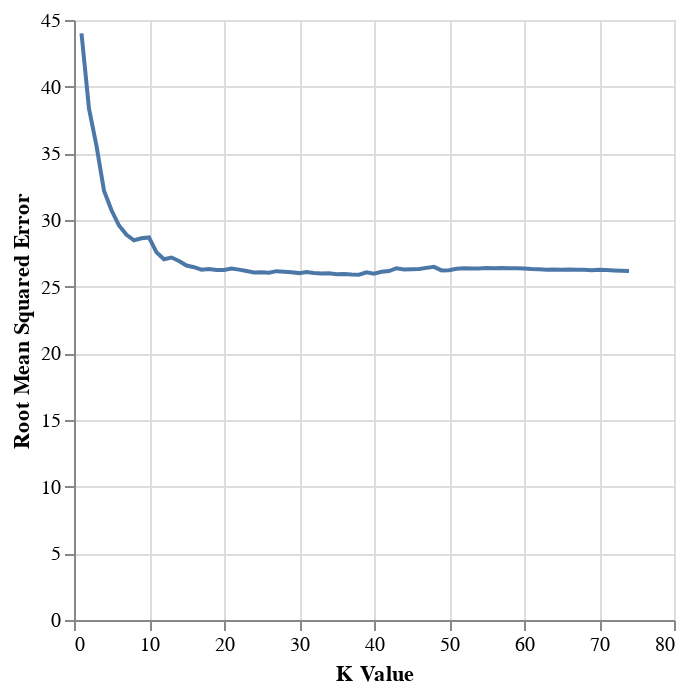

The notebook cell this image was saved under:
### Code cell
#Best K graph
Optimal_K_Chart=alt.Chart(player_results).mark_line().encode(
    x=alt.X('param_kneighborsregressor__n_neighbors', title='K Value'),
    y=alt.Y('RMSE', title='Root Mean Squared Error'))
Optimal_K_Chart

### Figure 1 — Vega-Lite specification as saved in the notebook (floating-point values rounded to 4 significant figures)
{"config": {"view": {"continuousWidth": 300, "continuousHeight": 300}}, "data": {"name": "data-9312f0889d4b211ceff1d6b6376632a6"}, "mark": {"type": "line"}, "encoding": {"x": {"field": "param_kneighborsregressor__n_neighbors", "title": "K Value", "type": "quantitative"}, "y": {"field": "RMSE", "title": "Root Mean Squared Error", "type": "quantitative"}}, "$schema": "https://vega.github.io/schema/vega-lite/v5.20.1.json", "datasets": {"data-9312f0889d4b211ceff1d6b6376632a6": [{"mean_fit_time": 0.006724, "std_fit_time": 0.0006074, "mean_score_time": 0.003841, "std_score_time": 0.0003037, "param_kneighborsregressor__n_neighbors": 1, "params": {"kneighborsregressor__n_neighbors": 1}, "split0_test_score": -67.72, "split1_test_score": -31.38, "split2_test_score": -32.9, "mean_test_score": -44.0, "std_test_score": 16.78, "rank_test_score": 74, "RMSE": 44.0}, {"mean_fit_time": 0.005763, "std_fit_time": 4.578e-05, "mean_score_time": 0.003545, "std_score_time": 1.706e-05, "param_kneighborsregressor__n_neighbors": 2, "params": {"kneighborsregressor__n_neighbors": 2}, "split0_test_score": -47.78, "split1_test_score": -28.01, "split2_test_score": -39.27, "mean_test_score": -38.35, "std_test_score": 8.098, "rank_test_score": 73, "RMSE": 38.35}, {"mean_fit_time": 0.005789, "std_fit_time": 8.117e-05, "mean_score_time": 0.003524, "std_score_time": 1.226e-05, "param_kneighborsregressor__n_neighbors": 3, "params": {"kneighborsregressor__n_neighbors": 3}, "split0_test_score": -44.48, "split1_test_score": -23.92, "split2_test_score": -38.29, "mean_test_score": -35.56, "std_test_score": 8.613, "rank_test_score": 72, "RMSE": 35.56}, {"mean_fit_time": 0.005687, "std_fit_time": 1.097e-05, "mean_score_time": 0.003501, "std_score_time": 1.277e-05, "param_kneighborsregressor__n_neighbors": 4, "params": {"kneighborsregressor__n_neighbors": 4}, "split0_test_score": -42.05, "split1_test_score": -18.85, "split2_test_score": -35.7, "mean_test_score": -32.2, "std_test_score": 9.791, "rank_test_score": 71, "RMSE": 32.2}, {"mean_fit_time": 0.005694, "std_fit_time": 6.468e-05, "mean_score_time": 0.003576, "std_score_time": 9.82e-05, "param_kneighborsregressor__n_neighbors": 5, "params": {"kneighborsregressor__n_neighbors": 5}, "split0_test_score": -40.93, "split1_test_score": -16.79, "split2_test_score": -34.46, "mean_test_score": -30.73, "std_test_score": 10.2, "rank_test_score": 70, "RMSE": 30.73}, {"mean_fit_time": 0.005642, "std_fit_time": 2.7e-06, "mean_score_time": 0.003496, "std_score_time": 9.369e-06, "param_kneighborsregressor__n_neighbors": 6, "params": {"kneighborsregressor__n_neighbors": 6}, "split0_test_score": -40.32, "split1_test_score": -14.11, "split2_test_score": -34.33, "mean_test_score": -29.59, "std_test_score": 11.22, "rank_test_score": 69, "RMSE": 29.59}, {"mean_fit_time": 0.005777, "std_fit_time": 9.117e-05, "mean_score_time": 0.003538, "std_score_time": 2.395e-05, "param_kneighborsregressor__n_neighbors": 7, "params": {"kneighborsregressor__n_neighbors": 7}, "split0_test_score": -39.94, "split1_test_score": -13.04, "split2_test_score": -33.69, "mean_test_score": -28.89, "std_test_score": 11.49, "rank_test_score": 68, "RMSE": 28.89}, {"mean_fit_time": 0.005653, "std_fit_time": 1.114e-05, "mean_score_time": 0.003528, "std_score_time": 6.41e-06, "param_kneighborsregressor__n_neighbors": 8, "params": {"kneighborsregressor__n_neighbors": 8}, "split0_test_score": -39.89, "split1_test_score": -12.23, "split2_test_score": -33.31, "mean_test_score": -28.48, "std_test_score": 11.8, "rank_test_score": 65, "RMSE": 28.48}, {"mean_fit_time": 0.005711, "std_fit_time": 4.441e-05, "mean_score_time": 0.003522, "std_score_time": 4.72e-06, "param_kneighborsregressor__n_neighbors": 9, "params": {"kneighborsregressor__n_neighbors": 9}, "split0_test_score": -39.7, "split1_test_score": -13.13, "split2_test_score": -33.04, "mean_test_score": -28.63, "std_test_score": 11.29, "rank_test_score": 66, "RMSE": 28.63}, {"mean_fit_time": 0.006169, "std_fit_time": 0.0007548, "mean_score_time": 0.003511, "std_score_time": 9.549e-06, "param_kneighborsregressor__n_neighbors": 10, "params": {"kneighborsregressor__n_neighbors": 10}, "split0_test_score": -39.56, "split1_test_score": -13.67, "split2_test_score": -32.85, "mean_test_score": -28.7, "std_test_score": 10.97, "rank_test_score": 67, "RMSE": 28.7}, {"mean_fit_time": 0.00568, "std_fit_time": 6.045e-05, "mean_score_time": 0.003517, "std_score_time": 3.46e-06, "param_kneighborsregressor__n_neighbors": 11, "params": {"kneighborsregressor__n_neighbors": 11}, "split0_test_score": -37.16, "split1_test_score": -12.5, "split2_test_score": -33.07, "mean_test_score": -27.58, "std_test_score": 10.79, "rank_test_score": 64, "RMSE": 27.58}, {"mean_fit_time": 0.005644, "std_fit_time": 1.338e-05, "mean_score_time": 0.003525, "std_score_time": 9.261e-06, "param_kneighborsregressor__n_neighbors": 12, "params": {"kneighborsregressor__n_neighbors": 12}, "split0_test_score": -37.24, "split1_test_score": -13.3, "split2_test_score": -30.64, "mean_test_score": -27.06, "std_test_score": 10.09, "rank_test_score": 62, "RMSE": 27.06}, {"mean_fit_time": 0.005879, "std_fit_time": 0.0002422, "mean_score_time": 0.003632, "std_score_time": 6.651e-05, "param_kneighborsregressor__n_neighbors": 13, "params": {"kneighborsregressor__n_neighbors": 13}, "split0_test_score": -37.34, "split1_test_score": -13.51, "split2_test_score": -30.7, "mean_test_score": -27.18, "std_test_score": 10.04, "rank_test_score": 63, "RMSE": 27.18}, {"mean_fit_time": 0.005659, "std_fit_time": 1.115e-05, "mean_score_time": 0.003537, "std_score_time": 6.157e-06, "param_kneighborsregressor__n_neighbors": 14, "params": {"kneighborsregressor__n_neighbors": 14}, "split0_test_score": -37.42, "split1_test_score": -12.59, "split2_test_score": -30.77, "mean_test_score": -26.92, "std_test_score": 10.49, "rank_test_score": 61, "RMSE": 26.92}, {"mean_fit_time": 0.00623, "std_fit_time": 0.0007483, "mean_score_time": 0.003706, "std_score_time": 0.0002305, "param_kneighborsregressor__n_neighbors": 15, "params": {"kneighborsregressor__n_neighbors": 15}, "split0_test_score": -37.39, "split1_test_score": -11.55, "split2_test_score": -30.81, "mean_test_score": -26.59, "std_test_score": 10.97, "rank_test_score": 60, "RMSE": 26.59}, {"mean_fit_time": 0.005885, "std_fit_time": 0.0002083, "mean_score_time": 0.003626, "std_score_time": 1.805e-05, "param_kneighborsregressor__n_neighbors": 16, "params": {"kneighborsregressor__n_neighbors": 16}, "split0_test_score": -37.44, "split1_test_score": -11.05, "split2_test_score": -30.89, "mean_test_score": -26.46, "std_test_score": 11.22, "rank_test_score": 58, "RMSE": 26.46}, {"mean_fit_time": 0.005758, "std_fit_time": 0.0001016, "mean_score_time": 0.003699, "std_score_time": 0.0001332, "param_kneighborsregressor__n_neighbors": 17, "params": {"kneighborsregressor__n_neighbors": 17}, "split0_test_score": -37.51, "split1_test_score": -10.44, "split2_test_score": -30.87, "mean_test_score": -26.27, "std_test_score": 11.52, "rank_test_score": 34, "RMSE": 26.27}, {"mean_fit_time": 0.005653, "std_fit_time": 1.278e-05, "mean_score_time": 0.004092, "std_score_time": 0.0007245, "param_kneighborsregressor__n_neighbors": 18, "params": {"kneighborsregressor__n_neighbors": 18}, "split0_test_score": -37.57, "split1_test_score": -10.45, "split2_test_score": -30.92, "mean_test_score": -26.32, "std_test_score": 11.54, "rank_test_score": 42, "RMSE": 26.32}, {"mean_fit_time": 0.0059, "std_fit_time": 0.0002732, "mean_score_time": 0.003634, "std_score_time": 2.472e-05, "param_kneighborsregressor__n_neighbors": 19, "params": {"kneighborsregressor__n_neighbors": 19}, "split0_test_score": -37.63, "split1_test_score": -10.15, "split2_test_score": -30.96, "mean_test_score": -26.24, "std_test_score": 11.7, "rank_test_score": 28, "RMSE": 26.24}, {"mean_fit_time": 0.005699, "std_fit_time": 3.829e-05, "mean_score_time": 0.003589, "std_score_time": 1.377e-05, "param_kneighborsregressor__n_neighbors": 20, "params": {"kneighborsregressor__n_neighbors": 20}, "split0_test_score": -37.68, "split1_test_score": -9.999, "split2_test_score": -31.05, "mean_test_score": -26.24, "std_test_score": 11.8, "rank_test_score": 29, "RMSE": 26.24}, {"mean_fit_time": 0.005701, "std_fit_time": 7.871e-05, "mean_score_time": 0.003616, "std_score_time": 3.196e-05, "param_kneighborsregressor__n_neighbors": 21, "params": {"kneighborsregressor__n_neighbors": 21}, "split0_test_score": -37.73, "split1_test_score": -10.16, "split2_test_score": -31.2, "mean_test_score": -26.36, "std_test_score": 11.76, "rank_test_score": 46, "RMSE": 26.36}, {"mean_fit_time": 0.005661, "std_fit_time": 2.045e-05, "mean_score_time": 0.003616, "std_score_time": 5.211e-05, "param_kneighborsregressor__n_neighbors": 22, "params": {"kneighborsregressor__n_neighbors": 22}, "split0_test_score": -37.78, "split1_test_score": -9.767, "split2_test_score": -31.3, "mean_test_score": -26.28, "std_test_score": 11.97, "rank_test_score": 36, "RMSE": 26.28}, {"mean_fit_time": 0.005691, "std_fit_time": 6.866e-05, "mean_score_time": 0.00357, "std_score_time": 2.922e-06, "param_kneighborsregressor__n_neighbors": 23, "params": {"kneighborsregressor__n_neighbors": 23}, "split0_test_score": -37.82, "split1_test_score": -9.37, "split2_test_score": -31.35, "mean_test_score": -26.18, "std_test_score": 12.18, "rank_test_score": 21, "RMSE": 26.18}, {"mean_fit_time": 0.005648, "std_fit_time": 1.358e-05, "mean_score_time": 0.003575, "std_score_time": 6.185e-06, "param_kneighborsregressor__n_neighbors": 24, "params": {"kneighborsregressor__n_neighbors": 24}, "split0_test_score": -37.86, "split1_test_score": -8.96, "split2_test_score": -31.38, "mean_test_score": -26.07, "std_test_score": 12.38, "rank_test_score": 11, "RMSE": 26.07}, {"mean_fit_time": 0.005714, "std_fit_time": 9.878e-05, "mean_score_time": 0.00361, "std_score_time": 2.551e-05, "param_kneighborsregressor__n_neighbors": 25, "params": {"kneighborsregressor__n_neighbors": 25}, "split0_test_score": -37.94, "split1_test_score": -8.933, "split2_test_score": -31.39, "mean_test_score": -26.09, "std_test_score": 12.42, "rank_test_score": 14, "RMSE": 26.09}, {"mean_fit_time": 0.005612, "std_fit_time": 7.116e-06, "mean_score_time": 0.00358, "std_score_time": 1.333e-05, "param_kneighborsregressor__n_neighbors": 26, "params": {"kneighborsregressor__n_neighbors": 26}, "split0_test_score": -38.02, "split1_test_score": -8.728, "split2_test_score": -31.39, "mean_test_score": -26.05, "std_test_score": 12.54, "rank_test_score": 10, "RMSE": 26.05}, {"mean_fit_time": 0.005634, "std_fit_time": 6.373e-05, "mean_score_time": 0.003649, "std_score_time": 9.023e-05, "param_kneighborsregressor__n_neighbors": 27, "params": {"kneighborsregressor__n_neighbors": 27}, "split0_test_score": -37.98, "split1_test_score": -9.08, "split2_test_score": -31.43, "mean_test_score": -26.16, "std_test_score": 12.37, "rank_test_score": 18, "RMSE": 26.16}, {"mean_fit_time": 0.005605, "std_fit_time": 1.007e-05, "mean_score_time": 0.003573, "std_score_time": 7.704e-06, "param_kneighborsregressor__n_neighbors": 28, "params": {"kneighborsregressor__n_neighbors": 28}, "split0_test_score": -37.93, "split1_test_score": -9.074, "split2_test_score": -31.37, "mean_test_score": -26.12, "std_test_score": 12.35, "rank_test_score": 17, "RMSE": 26.12}, {"mean_fit_time": 0.005653, "std_fit_time": 6.587e-05, "mean_score_time": 0.003573, "std_score_time": 1.153e-05, "param_kneighborsregressor__n_neighbors": 29, "params": {"kneighborsregressor__n_neighbors": 29}, "split0_test_score": -37.97, "split1_test_score": -8.879, "split2_test_score": -31.37, "mean_test_score": -26.07, "std_test_score": 12.45, "rank_test_score": 13, "RMSE": 26.07}, {"mean_fit_time": 0.005593, "std_fit_time": 8.711e-06, "mean_score_time": 0.003578, "std_score_time": 3.059e-06, "param_kneighborsregressor__n_neighbors": 30, "params": {"kneighborsregressor__n_neighbors": 30}, "split0_test_score": -37.98, "split1_test_score": -8.689, "split2_test_score": -31.38, "mean_test_score": -26.02, "std_test_score": 12.55, "rank_test_score": 8, "RMSE": 26.02}, {"mean_fit_time": 0.005678, "std_fit_time": 8.295e-05, "mean_score_time": 0.003587, "std_score_time": 7.779e-06, "param_kneighborsregressor__n_neighbors": 31, "params": {"kneighborsregressor__n_neighbors": 31}, "split0_test_score": -38.01, "split1_test_score": -8.892, "split2_test_score": -31.39, "mean_test_score": -26.1, "std_test_score": 12.46, "rank_test_score": 15, "RMSE": 26.1}, {"mean_fit_time": 0.005951, "std_fit_time": 0.0005088, "mean_score_time": 0.003631, "std_score_time": 2.946e-05, "param_kneighborsregressor__n_neighbors": 32, "params": {"kneighborsregressor__n_neighbors": 32}, "split0_test_score": -38.05, "split1_test_score": -8.594, "split2_test_score": -31.44, "mean_test_score": -26.03, "std_test_score": 12.62, "rank_test_score": 9, "RMSE": 26.03}, {"mean_fit_time": 0.005668, "std_fit_time": 4.659e-05, "mean_score_time": 0.003605, "std_score_time": 4.563e-06, "param_kneighborsregressor__n_neighbors": 33, "params": {"kneighborsregressor__n_neighbors": 33}, "split0_test_score": -38.08, "split1_test_score": -8.458, "split2_test_score": -31.44, "mean_test_score": -25.99, "std_test_score": 12.69, "rank_test_score": 6, "RMSE": 25.99}, {"mean_fit_time": 0.005604, "std_fit_time": 5.944e-06, "mean_score_time": 0.003622, "std_score_time": 2.469e-05, "param_kneighborsregressor__n_neighbors": 34, "params": {"kneighborsregressor__n_neighbors": 34}, "split0_test_score": -38.12, "split1_test_score": -8.444, "split2_test_score": -31.47, "mean_test_score": -26.01, "std_test_score": 12.72, "rank_test_score": 7, "RMSE": 26.01}, {"mean_fit_time": 0.005644, "std_fit_time": 6.499e-05, "mean_score_time": 0.0036, "std_score_time": 3.714e-06, "param_kneighborsregressor__n_neighbors": 35, "params": {"kneighborsregressor__n_neighbors": 35}, "split0_test_score": -38.01, "split1_test_score": -8.339, "split2_test_score": -31.47, "mean_test_score": -25.94, "std_test_score": 12.73, "rank_test_score": 3, "RMSE": 25.94}, {"mean_fit_time": 0.005591, "std_fit_time": 5.564e-06, "mean_score_time": 0.003613, "std_score_time": 1.226e-05, "param_kneighborsregressor__n_neighbors": 36, "params": {"kneighborsregressor__n_neighbors": 36}, "split0_test_score": -38.19, "split1_test_score": -8.369, "split2_test_score": -31.32, "mean_test_score": -25.96, "std_test_score": 12.75, "rank_test_score": 4, "RMSE": 25.96}, {"mean_fit_time": 0.005664, "std_fit_time": 5.085e-05, "mean_score_time": 0.00361, "std_score_time": 1.452e-05, "param_kneighborsregressor__n_neighbors": 37, "params": {"kneighborsregressor__n_neighbors": 37}, "split0_test_score": -37.63, "split1_test_score": -8.776, "split2_test_score": -31.35, "mean_test_score": -25.92, "std_test_score": 12.39, "rank_test_score": 2, "RMSE": 25.92}, {"mean_fit_time": 0.005656, "std_fit_time": 5.976e-05, "mean_score_time": 0.003618, "std_score_time": 9.285e-06, "param_kneighborsregressor__n_neighbors": 38, "params": {"kneighborsregressor__n_neighbors": 38}, "split0_test_score": -37.66, "split1_test_score": -8.642, "split2_test_score": -31.4, "mean_test_score": -25.9, "std_test_score": 12.47, "rank_test_score": 1, "RMSE": 25.9}, {"mean_fit_time": 0.005665, "std_fit_time": 6.767e-05, "mean_score_time": 0.004135, "std_score_time": 0.0007361, "param_kneighborsregressor__n_neighbors": 39, "params": {"kneighborsregressor__n_neighbors": 39}, "split0_test_score": -37.68, "split1_test_score": -9.068, "split2_test_score": -31.46, "mean_test_score": -26.07, "std_test_score": 12.29, "rank_test_score": 12, "RMSE": 26.07}, {"mean_fit_time": 0.005661, "std_fit_time": 4.552e-05, "mean_score_time": 0.003632, "std_score_time": 1.002e-05, "param_kneighborsregressor__n_neighbors": 40, "params": {"kneighborsregressor__n_neighbors": 40}, "split0_test_score": -37.72, "split1_test_score": -8.709, "split2_test_score": -31.5, "mean_test_score": -25.98, "std_test_score": 12.47, "rank_test_score": 5, "RMSE": 25.98}, {"mean_fit_time": 0.005656, "std_fit_time": 7.995e-05, "mean_score_time": 0.003606, "std_score_time": 7.512e-06, "param_kneighborsregressor__n_neighbors": 41, "params": {"kneighborsregressor__n_neighbors": 41}, "split0_test_score": -37.74, "split1_test_score": -9.07, "split2_test_score": -31.53, "mean_test_score": -26.11, "std_test_score": 12.32, "rank_test_score": 16, "RMSE": 26.11}, {"mean_fit_time": 0.005601, "std_fit_time": 5.655e-06, "mean_score_time": 0.003695, "std_score_time": 7.587e-05, "param_kneighborsregressor__n_neighbors": 42, "params": {"kneighborsregressor__n_neighbors": 42}, "split0_test_score": -37.75, "split1_test_score": -9.235, "split2_test_score": -31.52, "mean_test_score": -26.17, "std_test_score": 12.24, "rank_test_score": 19, "RMSE": 26.17}, {"mean_fit_time": 0.005666, "std_fit_time": 9.16e-05, "mean_score_time": 0.003806, "std_score_time": 0.0002702, "param_kneighborsregressor__n_neighbors": 43, "params": {"kneighborsregressor__n_neighbors": 43}, "split0_test_score": -37.82, "split1_test_score": -9.802, "split2_test_score": -31.53, "mean_test_score": -26.39, "std_test_score": 12.0, "rank_test_score": 54, "RMSE": 26.39}, {"mean_fit_time": 0.005866, "std_fit_time": 0.0003881, "mean_score_time": 0.003616, "std_score_time": 7.802e-06, "param_kneighborsregressor__n_neighbors": 44, "params": {"kneighborsregressor__n_neighbors": 44}, "split0_test_score": -37.87, "split1_test_score": -9.517, "split2_test_score": -31.48, "mean_test_score": -26.29, "std_test_score": 12.14, "rank_test_score": 38, "RMSE": 26.29}, {"mean_fit_time": 0.005649, "std_fit_time": 7.487e-05, "mean_score_time": 0.003622, "std_score_time": 6.132e-06, "param_kneighborsregressor__n_neighbors": 45, "params": {"kneighborsregressor__n_neighbors": 45}, "split0_test_score": -37.86, "split1_test_score": -9.539, "split2_test_score": -31.54, "mean_test_score": -26.31, "std_test_score": 12.14, "rank_test_score": 41, "RMSE": 26.31}, {"mean_fit_time": 0.005618, "std_fit_time": 6.406e-06, "mean_score_time": 0.003643, "std_score_time": 4.756e-06, "param_kneighborsregressor__n_neighbors": 46, "params": {"kneighborsregressor__n_neighbors": 46}, "split0_test_score": -37.9, "split1_test_score": -9.502, "split2_test_score": -31.58, "mean_test_score": -26.33, "std_test_score": 12.17, "rank_test_score": 44, "RMSE": 26.33}, {"mean_fit_time": 0.005667, "std_fit_time": 6.818e-05, "mean_score_time": 0.003643, "std_score_time": 9.288e-06, "param_kneighborsregressor__n_neighbors": 47, "params": {"kneighborsregressor__n_neighbors": 47}, "split0_test_score": -37.89, "split1_test_score": -9.762, "split2_test_score": -31.58, "mean_test_score": -26.41, "std_test_score": 12.05, "rank_test_score": 57, "RMSE": 26.41}, {"mean_fit_time": 0.00561, "std_fit_time": 6.634e-06, "mean_score_time": 0.003645, "std_score_time": 3.372e-07, "param_kneighborsregressor__n_neighbors": 48, "params": {"kneighborsregressor__n_neighbors": 48}, "split0_test_score": -37.92, "split1_test_score": -9.914, "split2_test_score": -31.63, "mean_test_score": -26.49, "std_test_score": 12.0, "rank_test_score": 59, "RMSE": 26.49}, {"mean_fit_time": 0.005789, "std_fit_time": 0.000288, "mean_score_time": 0.003555, "std_score_time": 6.029e-05, "param_kneighborsregressor__n_neighbors": 49, "params": {"kneighborsregressor__n_neighbors": 49}, "split0_test_score": -37.95, "split1_test_score": -9.512, "split2_test_score": -31.2, "mean_test_score": -26.22, "std_test_score": 12.13, "rank_test_score": 24, "RMSE": 26.22}, {"mean_fit_time": 0.005523, "std_fit_time": 2.962e-05, "mean_score_time": 0.003524, "std_score_time": 2.384e-05, "param_kneighborsregressor__n_neighbors": 50, "params": {"kneighborsregressor__n_neighbors": 50}, "split0_test_score": -37.92, "split1_test_score": -9.565, "split2_test_score": -31.22, "mean_test_score": -26.24, "std_test_score": 12.1, "rank_test_score": 25, "RMSE": 26.24}, {"mean_fit_time": 0.005534, "std_fit_time": 2.932e-05, "mean_score_time": 0.00354, "std_score_time": 1.052e-05, "param_kneighborsregressor__n_neighbors": 51, "params": {"kneighborsregressor__n_neighbors": 51}, "split0_test_score": -37.94, "split1_test_score": -9.805, "split2_test_score": -31.28, "mean_test_score": -26.34, "std_test_score": 12.01, "rank_test_score": 45, "RMSE": 26.34}, {"mean_fit_time": 0.00557, "std_fit_time": 6.152e-05, "mean_score_time": 0.003532, "std_score_time": 1.56e-05, "param_kneighborsregressor__n_neighbors": 52, "params": {"kneighborsregressor__n_neighbors": 52}, "split0_test_score": -37.97, "split1_test_score": -9.867, "split2_test_score": -31.31, "mean_test_score": -26.38, "std_test_score": 11.99, "rank_test_score": 51, "RMSE": 26.38}, {"mean_fit_time": 0.005524, "std_fit_time": 2.752e-05, "mean_score_time": 0.003543, "std_score_time": 6.425e-06, "param_kneighborsregressor__n_neighbors": 53, "params": {"kneighborsregressor__n_neighbors": 53}, "split0_test_score": -37.98, "split1_test_score": -9.784, "split2_test_score": -31.34, "mean_test_score": -26.37, "std_test_score": 12.03, "rank_test_score": 47, "RMSE": 26.37}, {"mean_fit_time": 0.005527, "std_fit_time": 2.564e-05, "mean_score_time": 0.003541, "std_score_time": 1.642e-05, "param_kneighborsregressor__n_neighbors": 54, "params": {"kneighborsregressor__n_neighbors": 54}, "split0_test_score": -38.0, "split1_test_score": -9.729, "split2_test_score": -31.38, "mean_test_score": -26.37, "std_test_score": 12.07, "rank_test_score": 48, "RMSE": 26.37}, {"mean_fit_time": 0.00556, "std_fit_time": 5.393e-05, "mean_score_time": 0.003575, "std_score_time": 5.621e-05, "param_kneighborsregressor__n_neighbors": 55, "params": {"kneighborsregressor__n_neighbors": 55}, "split0_test_score": -38.01, "split1_test_score": -9.777, "split2_test_score": -31.41, "mean_test_score": -26.4, "std_test_score": 12.06, "rank_test_score": 56, "RMSE": 26.4}, {"mean_fit_time": 0.005492, "std_fit_time": 2.149e-05, "mean_score_time": 0.003547, "std_score_time": 6.53e-06, "param_kneighborsregressor__n_neighbors": 56, "params": {"kneighborsregressor__n_neighbors": 56}, "split0_test_score": -38.02, "split1_test_score": -9.7, "split2_test_score": -31.42, "mean_test_score": -26.38, "std_test_score": 12.1, "rank_test_score": 52, "RMSE": 26.38}, {"mean_fit_time": 0.005473, "std_fit_time": 3.394e-06, "mean_score_time": 0.003547, "std_score_time": 2.093e-05, "param_kneighborsregressor__n_neighbors": 57, "params": {"kneighborsregressor__n_neighbors": 57}, "split0_test_score": -38.03, "split1_test_score": -9.698, "split2_test_score": -31.45, "mean_test_score": -26.39, "std_test_score": 12.11, "rank_test_score": 55, "RMSE": 26.39}, {"mean_fit_time": 0.005544, "std_fit_time": 5.976e-05, "mean_score_time": 0.003555, "std_score_time": 1.434e-05, "param_kneighborsregressor__n_neighbors": 58, "params": {"kneighborsregressor__n_neighbors": 58}, "split0_test_score": -38.04, "split1_test_score": -9.628, "split2_test_score": -31.48, "mean_test_score": -26.38, "std_test_score": 12.15, "rank_test_score": 53, "RMSE": 26.38}, {"mean_fit_time": 0.005477, "std_fit_time": 2.485e-06, "mean_score_time": 0.003557, "std_score_time": 2.469e-05, "param_kneighborsregressor__n_neighbors": 59, "params": {"kneighborsregressor__n_neighbors": 59}, "split0_test_score": -38.05, "split1_test_score": -9.547, "split2_test_score": -31.54, "mean_test_score": -26.38, "std_test_score": 12.2, "rank_test_score": 50, "RMSE": 26.38}, {"mean_fit_time": 0.005473, "std_fit_time": 1.666e-05, "mean_score_time": 0.003553, "std_score_time": 4.269e-06, "param_kneighborsregressor__n_neighbors": 60, "params": {"kneighborsregressor__n_neighbors": 60}, "split0_test_score": -38.06, "split1_test_score": -9.507, "split2_test_score": -31.54, "mean_test_score": -26.37, "std_test_score": 12.22, "rank_test_score": 49, "RMSE": 26.37}, {"mean_fit_time": 0.005515, "std_fit_time": 7.948e-05, "mean_score_time": 0.003588, "std_score_time": 6.051e-06, "param_kneighborsregressor__n_neighbors": 61, "params": {"kneighborsregressor__n_neighbors": 61}, "split0_test_score": -38.05, "split1_test_score": -9.385, "split2_test_score": -31.54, "mean_test_score": -26.33, "std_test_score": 12.27, "rank_test_score": 43, "RMSE": 26.33}, {"mean_fit_time": 0.005474, "std_fit_time": 6.83e-06, "mean_score_time": 0.003557, "std_score_time": 7.622e-06, "param_kneighborsregressor__n_neighbors": 62, "params": {"kneighborsregressor__n_neighbors": 62}, "split0_test_score": -38.05, "split1_test_score": -9.302, "split2_test_score": -31.55, "mean_test_score": -26.3, "std_test_score": 12.31, "rank_test_score": 40, "RMSE": 26.3}, {"mean_fit_time": 0.005465, "std_fit_time": 7.533e-06, "mean_score_time": 0.00357, "std_score_time": 7.625e-06, "param_kneighborsregressor__n_neighbors": 63, "params": {"kneighborsregressor__n_neighbors": 63}, "split0_test_score": -38.07, "split1_test_score": -9.214, "split2_test_score": -31.52, "mean_test_score": -26.27, "std_test_score": 12.35, "rank_test_score": 32, "RMSE": 26.27}, {"mean_fit_time": 0.005557, "std_fit_time": 4.176e-05, "mean_score_time": 0.003586, "std_score_time": 1.751e-05, "param_kneighborsregressor__n_neighbors": 64, "params": {"kneighborsregressor__n_neighbors": 64}, "split0_test_score": -38.08, "split1_test_score": -9.263, "split2_test_score": -31.54, "mean_test_score": -26.3, "std_test_score": 12.34, "rank_test_score": 39, "RMSE": 26.3}, {"mean_fit_time": 0.005462, "std_fit_time": 1.052e-05, "mean_score_time": 0.003595, "std_score_time": 1.964e-05, "param_kneighborsregressor__n_neighbors": 65, "params": {"kneighborsregressor__n_neighbors": 65}, "split0_test_score": -38.1, "split1_test_score": -9.135, "split2_test_score": -31.57, "mean_test_score": -26.27, "std_test_score": 12.4, "rank_test_score": 30, "RMSE": 26.27}, {"mean_fit_time": 0.005795, "std_fit_time": 0.0004619, "mean_score_time": 0.003612, "std_score_time": 4.349e-05, "param_kneighborsregressor__n_neighbors": 66, "params": {"kneighborsregressor__n_neighbors": 66}, "split0_test_score": -38.11, "split1_test_score": -9.169, "split2_test_score": -31.57, "mean_test_score": -26.28, "std_test_score": 12.39, "rank_test_score": 37, "RMSE": 26.28}, {"mean_fit_time": 0.005522, "std_fit_time": 6.068e-05, "mean_score_time": 0.003598, "std_score_time": 3.778e-05, "param_kneighborsregressor__n_neighbors": 67, "params": {"kneighborsregressor__n_neighbors": 67}, "split0_test_score": -38.12, "split1_test_score": -9.106, "split2_test_score": -31.59, "mean_test_score": -26.27, "std_test_score": 12.43, "rank_test_score": 33, "RMSE": 26.27}, {"mean_fit_time": 0.005474, "std_fit_time": 1.207e-05, "mean_score_time": 0.003577, "std_score_time": 3.418e-06, "param_kneighborsregressor__n_neighbors": 68, "params": {"kneighborsregressor__n_neighbors": 68}, "split0_test_score": -38.13, "split1_test_score": -9.086, "split2_test_score": -31.58, "mean_test_score": -26.27, "std_test_score": 12.44, "rank_test_score": 31, "RMSE": 26.27}, {"mean_fit_time": 0.005477, "std_fit_time": 4.887e-06, "mean_score_time": 0.003622, "std_score_time": 2.815e-05, "param_kneighborsregressor__n_neighbors": 69, "params": {"kneighborsregressor__n_neighbors": 69}, "split0_test_score": -38.14, "split1_test_score": -9.024, "split2_test_score": -31.55, "mean_test_score": -26.24, "std_test_score": 12.47, "rank_test_score": 26, "RMSE": 26.24}, {"mean_fit_time": 0.005533, "std_fit_time": 6.631e-05, "mean_score_time": 0.00359, "std_score_time": 2.591e-05, "param_kneighborsregressor__n_neighbors": 70, "params": {"kneighborsregressor__n_neighbors": 70}, "split0_test_score": -38.15, "split1_test_score": -9.16, "split2_test_score": -31.51, "mean_test_score": -26.27, "std_test_score": 12.4, "rank_test_score": 35, "RMSE": 26.27}, {"mean_fit_time": 0.005496, "std_fit_time": 1.452e-05, "mean_score_time": 0.003624, "std_score_time": 1.364e-05, "param_kneighborsregressor__n_neighbors": 71, "params": {"kneighborsregressor__n_neighbors": 71}, "split0_test_score": -38.16, "split1_test_score": -9.043, "split2_test_score": -31.53, "mean_test_score": -26.24, "std_test_score": 12.46, "rank_test_score": 27, "RMSE": 26.24}, {"mean_fit_time": 0.005493, "std_fit_time": 8.401e-06, "mean_score_time": 0.003603, "std_score_time": 1.424e-05, "param_kneighborsregressor__n_neighbors": 72, "params": {"kneighborsregressor__n_neighbors": 72}, "split0_test_score": -38.16, "split1_test_score": -8.934, "split2_test_score": -31.53, "mean_test_score": -26.21, "std_test_score": 12.51, "rank_test_score": 23, "RMSE": 26.21}, {"mean_fit_time": 0.005733, "std_fit_time": 0.0002178, "mean_score_time": 0.003622, "std_score_time": 2.228e-05, "param_kneighborsregressor__n_neighbors": 73, "params": {"kneighborsregressor__n_neighbors": 73}, "split0_test_score": -38.17, "split1_test_score": -8.823, "split2_test_score": -31.57, "mean_test_score": -26.19, "std_test_score": 12.57, "rank_test_score": 22, "RMSE": 26.19}, {"mean_fit_time": 0.005483, "std_fit_time": 1.074e-05, "mean_score_time": 0.003598, "std_score_time": 1.383e-05, "param_kneighborsregressor__n_neighbors": 74, "params": {"kneighborsregressor__n_neighbors": 74}, "split0_test_score": -38.18, "split1_test_score": -8.76, "split2_test_score": -31.57, "mean_test_score": -26.17, "std_test_score": 12.6, "rank_test_score": 20, "RMSE": 26.17}]}}
